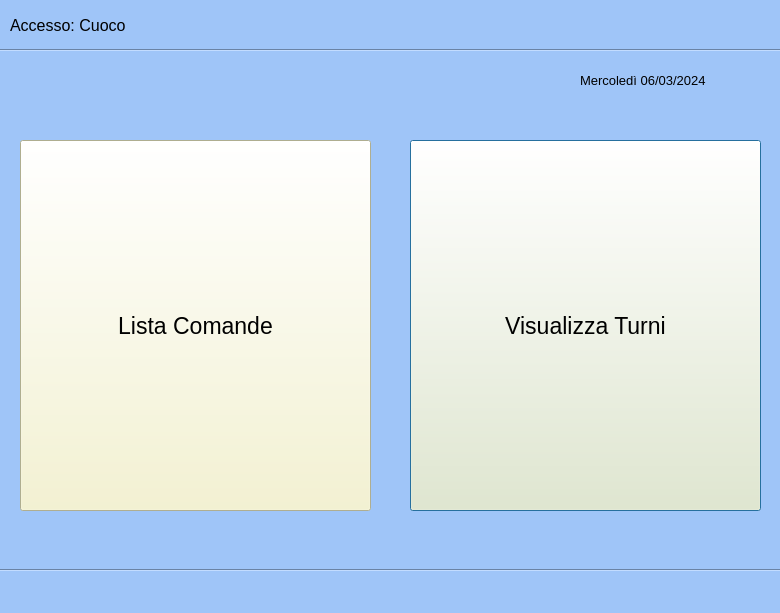
<?xml version="1.0" encoding="UTF-8"?>
<ui version="4.0">
 <class>Form_Accesso_Cuoco</class>
 <widget class="QDialog" name="Form_Accesso_Cuoco">
  <property name="geometry">
   <rect>
    <x>0</x>
    <y>0</y>
    <width>780</width>
    <height>613</height>
   </rect>
  </property>
  <property name="font">
   <font>
    <pointsize>14</pointsize>
   </font>
  </property>
  <property name="windowTitle">
   <string>Accesso Cuoco</string>
  </property>
  <property name="styleSheet">
   <string notr="true">background-color: rgb(159, 197, 248);</string>
  </property>
  <widget class="Line" name="line">
   <property name="geometry">
    <rect>
     <x>0</x>
     <y>40</y>
     <width>781</width>
     <height>20</height>
    </rect>
   </property>
   <property name="orientation">
    <enum>Qt::Horizontal</enum>
   </property>
  </widget>
  <widget class="Line" name="line_2">
   <property name="geometry">
    <rect>
     <x>0</x>
     <y>560</y>
     <width>791</width>
     <height>20</height>
    </rect>
   </property>
   <property name="orientation">
    <enum>Qt::Horizontal</enum>
   </property>
  </widget>
  <widget class="QLabel" name="labelAccessoCuoco">
   <property name="geometry">
    <rect>
     <x>10</x>
     <y>10</y>
     <width>151</width>
     <height>31</height>
    </rect>
   </property>
   <property name="font">
    <font>
     <pointsize>12</pointsize>
    </font>
   </property>
   <property name="text">
    <string>Accesso: Cuoco</string>
   </property>
  </widget>
  <widget class="QLabel" name="lblDataEOra">
   <property name="geometry">
    <rect>
     <x>580</x>
     <y>70</y>
     <width>161</width>
     <height>20</height>
    </rect>
   </property>
   <property name="font">
    <font>
     <pointsize>10</pointsize>
    </font>
   </property>
   <property name="text">
    <string>Mercoledì 06/03/2024</string>
   </property>
  </widget>
  <widget class="QPushButton" name="btVisualizzaTurni">
   <property name="geometry">
    <rect>
     <x>410</x>
     <y>140</y>
     <width>351</width>
     <height>371</height>
    </rect>
   </property>
   <property name="font">
    <font>
     <pointsize>17</pointsize>
    </font>
   </property>
   <property name="styleSheet">
    <string notr="true">

background-color: rgb(245, 243, 201);</string>
   </property>
   <property name="text">
    <string>Visualizza Turni</string>
   </property>
  </widget>
  <widget class="QPushButton" name="btListaComande">
   <property name="geometry">
    <rect>
     <x>20</x>
     <y>140</y>
     <width>351</width>
     <height>371</height>
    </rect>
   </property>
   <property name="font">
    <font>
     <pointsize>17</pointsize>
    </font>
   </property>
   <property name="styleSheet">
    <string notr="true">

background-color: rgb(245, 243, 201);</string>
   </property>
   <property name="text">
    <string>Lista Comande</string>
   </property>
  </widget>
  <widget class="QLabel" name="label">
   <property name="geometry">
    <rect>
     <x>170</x>
     <y>580</y>
     <width>55</width>
     <height>16</height>
    </rect>
   </property>
   <property name="text">
    <string/>
   </property>
  </widget>
  <widget class="QLabel" name="label_2">
   <property name="geometry">
    <rect>
     <x>0</x>
     <y>580</y>
     <width>41</width>
     <height>31</height>
    </rect>
   </property>
   <property name="text">
    <string/>
   </property>
   <property name="pixmap">
    <pixmap>../../../Downloads/png-transparent-back-entrance-exit-logout-quit-commonmat-icon-removebg-preview.png</pixmap>
   </property>
   <property name="scaledContents">
    <bool>true</bool>
   </property>
  </widget>
 </widget>
 <resources/>
 <connections/>
</ui>
